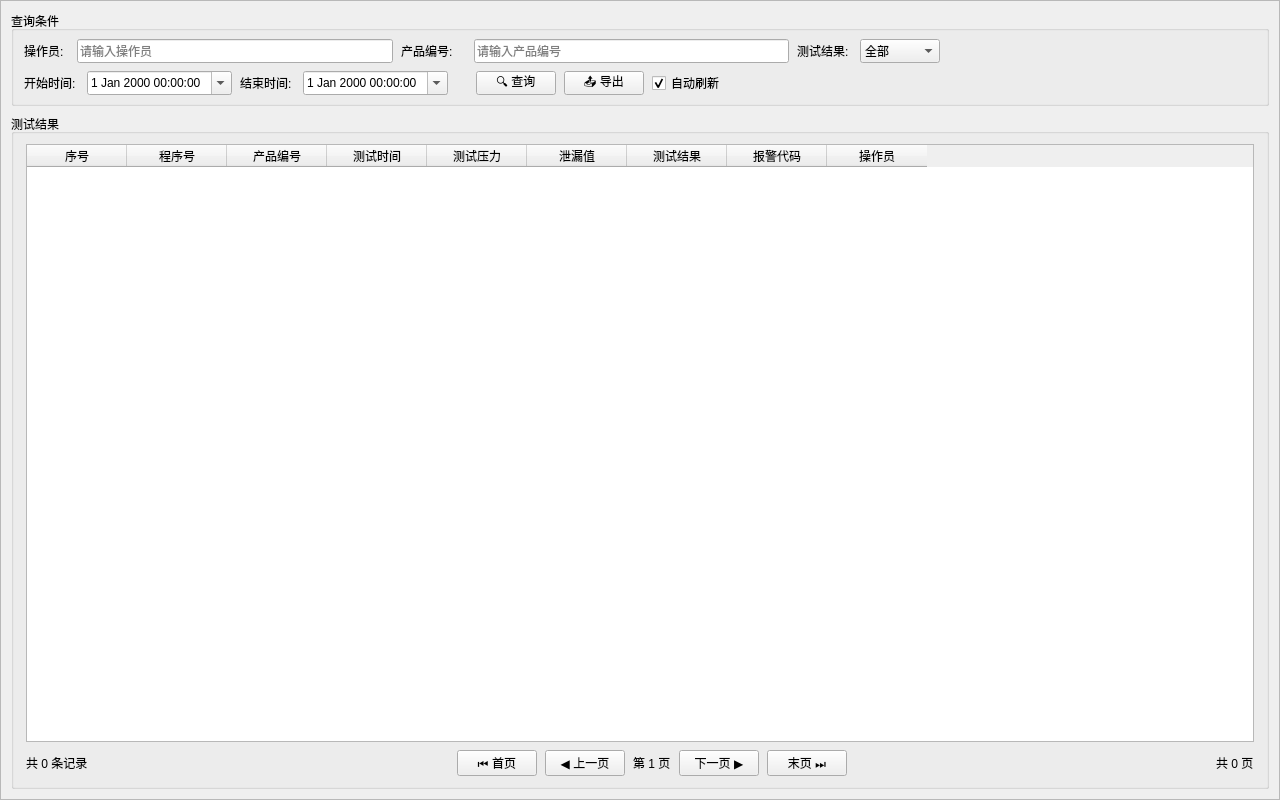
<?xml version="1.0" encoding="UTF-8"?>
<ui version="4.0">
 <class>TestResultshow</class>
 <widget class="QWidget" name="TestResultshow">
  <property name="geometry">
   <rect>
    <x>0</x>
    <y>0</y>
    <width>1280</width>
    <height>800</height>
   </rect>
  </property>
  <property name="minimumSize">
   <size>
    <width>800</width>
    <height>600</height>
   </size>
  </property>
  <property name="windowTitle">
   <string>测试结果查询</string>
  </property>
  <property name="styleSheet">
   <string notr="true">
/* 全局样式 - 赛博朋克暗青蓝主题 */
QWidget#TestResultshow {
    background-color: #0a1929;
    font-family: 'Microsoft YaHei UI', 'Segoe UI', sans-serif;
    font-size: 16px;
    color: #e2e8f0;
}

QScrollArea {
    background-color: transparent;
    border: none;
}

QScrollArea > QWidget > QWidget {
    background-color: transparent;
}

/* 分组框样式 */
QGroupBox {
    background: rgba(17, 45, 78, 0.8);
    border: 1px solid rgba(100, 210, 255, 0.4);
    border-radius: 8px;
    margin-top: 10px;
    padding: 8px;
    padding-top: 18px;
    font-weight: 600;
}

QGroupBox::title {
    subcontrol-origin: margin;
    subcontrol-position: top left;
    left: 10px;
    top: 2px;
    color: #64d2ff;
    font-size: 16px;
    font-weight: 700;
    background: transparent;
    padding: 0 6px;
}

/* 标签样式 */
QLabel {
    color: #e2e8f0;
    font-weight: 500;
    background: transparent;
}

/* 输入框样式 */
QLineEdit {
    background: rgba(10, 25, 41, 0.9);
    border: 2px solid #3282b8;
    border-radius: 6px;
    padding: 5px 8px;
    color: #f8fafc;
    font-size: 15px;
    min-height: 14px;
}

QLineEdit:focus {
    border-color: #64d2ff;
    background: rgba(17, 45, 78, 0.9);
}

QLineEdit:hover {
    border-color: #42a5f5;
}

/* 下拉框样式 */
QComboBox {
    background: rgba(10, 25, 41, 0.9);
    border: 2px solid #3282b8;
    border-radius: 6px;
    padding: 5px 8px;
    color: #f8fafc;
    font-size: 15px;
    min-height: 14px;
}

QComboBox:focus {
    border-color: #64d2ff;
}

QComboBox:hover {
    border-color: #42a5f5;
}

QComboBox::drop-down {
    border: none;
    width: 30px;
}

QComboBox QAbstractItemView {
    background: #112d4e;
    border: 1px solid #3282b8;
    border-radius: 6px;
    color: #f8fafc;
    selection-background-color: #1e5f74;
    selection-color: #64d2ff;
    padding: 5px;
}

/* 日期时间编辑框 */
QDateTimeEdit {
    background: rgba(10, 25, 41, 0.9);
    border: 2px solid #3282b8;
    border-radius: 6px;
    padding: 5px 8px;
    color: #f8fafc;
    font-size: 15px;
    min-height: 14px;
}

QDateTimeEdit:focus {
    border-color: #64d2ff;
}

QDateTimeEdit:hover {
    border-color: #42a5f5;
}

/* 复选框样式 */
QCheckBox {
    color: #e2e8f0;
    font-size: 15px;
    spacing: 5px;
}

QCheckBox::indicator {
    width: 14px;
    height: 14px;
    border-radius: 3px;
    border: 2px solid #3282b8;
    background-color: rgba(10, 25, 41, 0.9);
}

QCheckBox::indicator:checked {
    background-color: #64d2ff;
    border-color: #64d2ff;
}

QCheckBox::indicator:hover {
    border-color: #64d2ff;
}

/* 查询按钮 - 蓝色 */
QPushButton#queryButton {
    background: qlineargradient(x1:0, y1:0, x2:1, y2:1, stop:0 #42a5f5, stop:1 #1e88e5);
    color: white;
    border: 2px solid #42a5f5;
    border-radius: 6px;
    padding: 5px 10px;
    font-size: 15px;
    font-weight: bold;
    min-width: 60px;
}

QPushButton#queryButton:hover {
    background: qlineargradient(x1:0, y1:0, x2:1, y2:1, stop:0 #64b5f6, stop:1 #42a5f5);
    border-color: #64b5f6;
}

QPushButton#queryButton:pressed {
    background: qlineargradient(x1:0, y1:0, x2:1, y2:1, stop:0 #1e88e5, stop:1 #1565c0);
}

/* 导出按钮 - 橙色 */
QPushButton#exportButton {
    background: qlineargradient(x1:0, y1:0, x2:1, y2:1, stop:0 #ffa726, stop:1 #fb8c00);
    color: white;
    border: 2px solid #ffa726;
    border-radius: 6px;
    padding: 5px 10px;
    font-size: 15px;
    font-weight: bold;
    min-width: 60px;
}

QPushButton#exportButton:hover {
    background: qlineargradient(x1:0, y1:0, x2:1, y2:1, stop:0 #ffb74d, stop:1 #ffa726);
    border-color: #ffb74d;
}

QPushButton#exportButton:pressed {
    background: qlineargradient(x1:0, y1:0, x2:1, y2:1, stop:0 #fb8c00, stop:1 #ef6c00);
}

/* 分页按钮 */
QPushButton#pageUpButton, QPushButton#pageDownButton,
QPushButton#firstPageButton, QPushButton#lastPageButton {
    background: rgba(17, 45, 78, 0.8);
    color: #e2e8f0;
    border: 2px solid #3282b8;
    border-radius: 6px;
    padding: 5px 10px;
    font-size: 15px;
    font-weight: 600;
    min-width: 60px;
}

QPushButton#pageUpButton:hover, QPushButton#pageDownButton:hover,
QPushButton#firstPageButton:hover, QPushButton#lastPageButton:hover {
    background: rgba(30, 95, 116, 0.8);
    border-color: #64d2ff;
    color: #64d2ff;
}

/* 表格样式 */
QTableWidget {
    background: rgba(17, 45, 78, 0.8);
    border: 1px solid rgba(100, 210, 255, 0.4);
    border-radius: 12px;
    gridline-color: rgba(100, 210, 255, 0.2);
    selection-background-color: rgba(100, 210, 255, 0.3);
    selection-color: #64d2ff;
    alternate-background-color: rgba(10, 25, 41, 0.5);
}

QTableWidget::item {
    padding: 8px 6px;
    border: none;
    color: #e2e8f0;
    font-size: 18px;
}

QTableWidget::item:selected {
    background-color: rgba(100, 210, 255, 0.3);
    color: #64d2ff;
}

QTableWidget::item:hover {
    background-color: rgba(100, 210, 255, 0.15);
}

/* 表格表头 */
QHeaderView::section {
    background: rgba(30, 95, 116, 0.8);
    padding: 6px 5px;
    border: none;
    border-bottom: 2px solid #64d2ff;
    font-weight: 700;
    font-size: 14px;
    color: #64d2ff;
    text-align: center;
}

QHeaderView::section:hover {
    background: rgba(50, 130, 184, 0.8);
}

/* 统计标签 */
QLabel#totalCountLabel, QLabel#totalPagesLabel, QLabel#currentPageLabel {
    color: #94a3b8;
    font-size: 15px;
    font-weight: 600;
    padding: 5px 10px;
    background: rgba(10, 25, 41, 0.8);
    border: 1px solid rgba(100, 210, 255, 0.3);
    border-radius: 6px;
}

/* 滚动条样式 */
QScrollBar:vertical {
    background: rgba(17, 45, 78, 0.5);
    width: 10px;
    border-radius: 5px;
}

QScrollBar::handle:vertical {
    background: #64d2ff;
    border-radius: 5px;
    min-height: 30px;
}

QScrollBar::handle:vertical:hover {
    background: #97e7ff;
}

QScrollBar::add-line:vertical, QScrollBar::sub-line:vertical {
    height: 0px;
}

QScrollBar:horizontal {
    background: rgba(17, 45, 78, 0.5);
    height: 10px;
    border-radius: 5px;
}

QScrollBar::handle:horizontal {
    background: #64d2ff;
    border-radius: 5px;
    min-width: 30px;
}

QScrollBar::handle:horizontal:hover {
    background: #97e7ff;
}

QScrollBar::add-line:horizontal, QScrollBar::sub-line:horizontal {
    width: 0px;
}
   </string>
  </property>
  <layout class="QVBoxLayout" name="mainLayout">
   <property name="spacing">
    <number>0</number>
   </property>
   <property name="leftMargin">
    <number>0</number>
   </property>
   <property name="topMargin">
    <number>0</number>
   </property>
   <property name="rightMargin">
    <number>0</number>
   </property>
   <property name="bottomMargin">
    <number>0</number>
   </property>
   <item>
    <widget class="QScrollArea" name="scrollArea">
     <property name="widgetResizable">
      <bool>true</bool>
     </property>
     <widget class="QWidget" name="scrollAreaWidgetContents">
      <layout class="QVBoxLayout" name="verticalLayout">
       <property name="spacing">
        <number>8</number>
       </property>
       <property name="leftMargin">
        <number>10</number>
       </property>
       <property name="topMargin">
        <number>10</number>
       </property>
       <property name="rightMargin">
        <number>10</number>
       </property>
       <property name="bottomMargin">
        <number>10</number>
       </property>
       <!-- 查询条件区域 -->
       <item>
        <widget class="QGroupBox" name="queryGroupBox">
         <property name="title">
          <string>查询条件</string>
         </property>
         <layout class="QVBoxLayout" name="verticalLayout_3">
          <property name="spacing">
           <number>8</number>
          </property>
          <property name="leftMargin">
           <number>10</number>
          </property>
          <property name="topMargin">
           <number>8</number>
          </property>
          <property name="rightMargin">
           <number>10</number>
          </property>
          <property name="bottomMargin">
           <number>8</number>
          </property>
          <item>
           <layout class="QHBoxLayout" name="horizontalLayout">
            <property name="spacing">
             <number>8</number>
            </property>
            <item>
             <widget class="QLabel" name="operatorLabel">
              <property name="minimumSize">
               <size>
                <width>45</width>
                <height>0</height>
               </size>
              </property>
              <property name="text">
               <string>操作员:</string>
              </property>
             </widget>
            </item>
            <item>
             <widget class="QLineEdit" name="operatorLineEdit">
              <property name="minimumSize">
               <size>
                <width>100</width>
                <height>24</height>
               </size>
              </property>
              <property name="placeholderText">
               <string>请输入操作员</string>
              </property>
             </widget>
            </item>
            <item>
             <widget class="QLabel" name="productIdLabel">
              <property name="minimumSize">
               <size>
                <width>65</width>
                <height>0</height>
               </size>
              </property>
              <property name="text">
               <string>产品编号:</string>
              </property>
             </widget>
            </item>
            <item>
             <widget class="QLineEdit" name="productIdLineEdit">
              <property name="minimumSize">
               <size>
                <width>120</width>
                <height>24</height>
               </size>
              </property>
              <property name="placeholderText">
               <string>请输入产品编号</string>
              </property>
             </widget>
            </item>
            <item>
             <widget class="QLabel" name="testResultLabel">
              <property name="minimumSize">
               <size>
                <width>55</width>
                <height>0</height>
               </size>
              </property>
              <property name="text">
               <string>测试结果:</string>
              </property>
             </widget>
            </item>
            <item>
             <widget class="QComboBox" name="testResultComboBox">
              <property name="minimumSize">
               <size>
                <width>80</width>
                <height>24</height>
               </size>
              </property>
              <item>
               <property name="text">
                <string>全部</string>
               </property>
              </item>
              <item>
               <property name="text">
                <string>通过</string>
               </property>
              </item>
              <item>
               <property name="text">
                <string>不通过</string>
               </property>
              </item>
             </widget>
            </item>
            <item>
             <spacer name="horizontalSpacer">
              <property name="orientation">
               <enum>Qt::Horizontal</enum>
              </property>
              <property name="sizeHint" stdset="0">
               <size>
                <width>40</width>
                <height>20</height>
               </size>
              </property>
             </spacer>
            </item>
           </layout>
          </item>
          <item>
           <layout class="QHBoxLayout" name="horizontalLayout_3">
            <property name="spacing">
             <number>8</number>
            </property>
            <item>
             <widget class="QLabel" name="startTimeLabel">
              <property name="minimumSize">
               <size>
                <width>55</width>
                <height>0</height>
               </size>
              </property>
              <property name="text">
               <string>开始时间:</string>
              </property>
             </widget>
            </item>
            <item>
             <widget class="QDateTimeEdit" name="startTimeDateTimeEdit">
              <property name="minimumSize">
               <size>
                <width>130</width>
                <height>24</height>
               </size>
              </property>
              <property name="calendarPopup">
               <bool>true</bool>
              </property>
             </widget>
            </item>
            <item>
             <widget class="QLabel" name="endTimeLabel">
              <property name="minimumSize">
               <size>
                <width>55</width>
                <height>0</height>
               </size>
              </property>
              <property name="text">
               <string>结束时间:</string>
              </property>
             </widget>
            </item>
            <item>
             <widget class="QDateTimeEdit" name="endTimeDateTimeEdit">
              <property name="minimumSize">
               <size>
                <width>130</width>
                <height>24</height>
               </size>
              </property>
              <property name="calendarPopup">
               <bool>true</bool>
              </property>
             </widget>
            </item>
            <item>
             <spacer name="horizontalSpacer_4">
              <property name="orientation">
               <enum>Qt::Horizontal</enum>
              </property>
              <property name="sizeType">
               <enum>QSizePolicy::Fixed</enum>
              </property>
              <property name="sizeHint" stdset="0">
               <size>
                <width>20</width>
                <height>20</height>
               </size>
              </property>
             </spacer>
            </item>
            <item>
             <widget class="QPushButton" name="queryButton">
              <property name="minimumSize">
               <size>
                <width>70</width>
                <height>24</height>
               </size>
              </property>
              <property name="text">
               <string>🔍 查询</string>
              </property>
             </widget>
            </item>
            <item>
             <widget class="QPushButton" name="exportButton">
              <property name="minimumSize">
               <size>
                <width>70</width>
                <height>24</height>
               </size>
              </property>
              <property name="text">
               <string>📤 导出</string>
              </property>
             </widget>
            </item>
            <item>
             <widget class="QCheckBox" name="autoRefreshCheckBox">
              <property name="text">
               <string>自动刷新</string>
              </property>
              <property name="checked">
               <bool>true</bool>
              </property>
             </widget>
            </item>
            <item>
             <spacer name="horizontalSpacer_3">
              <property name="orientation">
               <enum>Qt::Horizontal</enum>
              </property>
              <property name="sizeHint" stdset="0">
               <size>
                <width>40</width>
                <height>20</height>
               </size>
              </property>
             </spacer>
            </item>
           </layout>
          </item>
         </layout>
        </widget>
       </item>
       <!-- 结果表格区域 -->
       <item>
        <widget class="QGroupBox" name="resultGroupBox">
         <property name="title">
          <string>测试结果</string>
         </property>
         <property name="minimumSize">
          <size>
           <width>0</width>
           <height>300</height>
          </size>
         </property>
         <layout class="QVBoxLayout" name="verticalLayout_2">
          <property name="spacing">
           <number>8</number>
          </property>
          <property name="leftMargin">
           <number>12</number>
          </property>
          <property name="topMargin">
           <number>10</number>
          </property>
          <property name="rightMargin">
           <number>12</number>
          </property>
          <property name="bottomMargin">
           <number>10</number>
          </property>
          <item>
           <widget class="QTableWidget" name="resultTableWidget">
            <property name="alternatingRowColors">
             <bool>true</bool>
            </property>
            <property name="selectionMode">
             <enum>QAbstractItemView::SingleSelection</enum>
            </property>
            <property name="selectionBehavior">
             <enum>QAbstractItemView::SelectRows</enum>
            </property>
            <property name="showGrid">
             <bool>false</bool>
            </property>
            <property name="sortingEnabled">
             <bool>true</bool>
            </property>
            <attribute name="verticalHeaderVisible">
             <bool>false</bool>
            </attribute>
            <attribute name="verticalHeaderMinimumSectionSize">
             <number>44</number>
            </attribute>
            <attribute name="verticalHeaderDefaultSectionSize">
             <number>44</number>
            </attribute>
            <column>
             <property name="text">
              <string>序号</string>
             </property>
            </column>
            <column>
             <property name="text">
              <string>程序号</string>
             </property>
            </column>
            <column>
             <property name="text">
              <string>产品编号</string>
             </property>
            </column>
            <column>
             <property name="text">
              <string>测试时间</string>
             </property>
            </column>
            <column>
             <property name="text">
              <string>测试压力</string>
             </property>
            </column>
            <column>
             <property name="text">
              <string>泄漏值</string>
             </property>
            </column>
            <column>
             <property name="text">
              <string>测试结果</string>
             </property>
            </column>
            <column>
             <property name="text">
              <string>报警代码</string>
             </property>
            </column>
            <column>
             <property name="text">
              <string>操作员</string>
             </property>
            </column>
           </widget>
          </item>
          <!-- 分页区域 -->
          <item>
           <layout class="QHBoxLayout" name="paginationLayout">
            <property name="spacing">
             <number>8</number>
            </property>
            <item>
             <widget class="QLabel" name="totalCountLabel">
              <property name="text">
               <string>共 0 条记录</string>
              </property>
             </widget>
            </item>
            <item>
             <spacer name="horizontalSpacer_5">
              <property name="orientation">
               <enum>Qt::Horizontal</enum>
              </property>
              <property name="sizeHint" stdset="0">
               <size>
                <width>40</width>
                <height>20</height>
               </size>
              </property>
             </spacer>
            </item>
            <item>
             <widget class="QPushButton" name="firstPageButton">
              <property name="minimumSize">
               <size>
                <width>70</width>
                <height>24</height>
               </size>
              </property>
              <property name="text">
               <string>⏮ 首页</string>
              </property>
             </widget>
            </item>
            <item>
             <widget class="QPushButton" name="pageUpButton">
              <property name="minimumSize">
               <size>
                <width>70</width>
                <height>24</height>
               </size>
              </property>
              <property name="text">
               <string>◀ 上一页</string>
              </property>
             </widget>
            </item>
            <item>
             <widget class="QLabel" name="currentPageLabel">
              <property name="text">
               <string>第 1 页</string>
              </property>
             </widget>
            </item>
            <item>
             <widget class="QPushButton" name="pageDownButton">
              <property name="minimumSize">
               <size>
                <width>70</width>
                <height>24</height>
               </size>
              </property>
              <property name="text">
               <string>下一页 ▶</string>
              </property>
             </widget>
            </item>
            <item>
             <widget class="QPushButton" name="lastPageButton">
              <property name="minimumSize">
               <size>
                <width>70</width>
                <height>24</height>
               </size>
              </property>
              <property name="text">
               <string>末页 ⏭</string>
              </property>
             </widget>
            </item>
            <item>
             <spacer name="horizontalSpacer_6">
              <property name="orientation">
               <enum>Qt::Horizontal</enum>
              </property>
              <property name="sizeHint" stdset="0">
               <size>
                <width>40</width>
                <height>20</height>
               </size>
              </property>
             </spacer>
            </item>
            <item>
             <widget class="QLabel" name="totalPagesLabel">
              <property name="text">
               <string>共 0 页</string>
              </property>
             </widget>
            </item>
           </layout>
          </item>
         </layout>
        </widget>
       </item>
      </layout>
     </widget>
    </widget>
   </item>
  </layout>
 </widget>
 <resources/>
 <connections/>
</ui>
